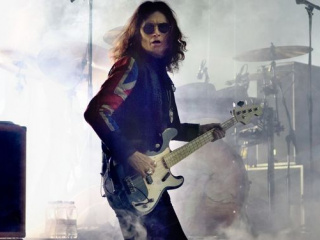
#> input picture Lab8/Hughes.jpg, 320 x 240 px
$ python LR_8_task_5.py
#> lines starting #> are read from the running program, lines starting #| are printed output that depends on the picture
import cv2 as cv
from matplotlib import pyplot as plt

img = cv.imread('Hughes.jpg',0)
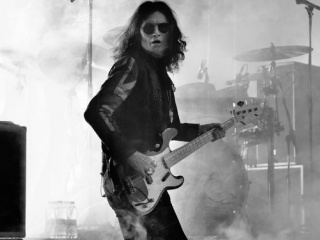
#> img: shape (240, 320); min 0, max 255, mean 152.1
img2 = img.copy()
template = cv.imread('Hughes_fase.jpg',0)
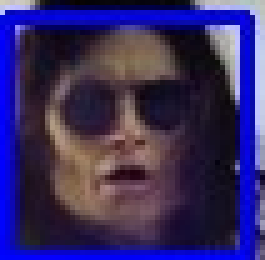
#> input picture Lab8/Hughes_fase.jpg, 53 x 52 px (shown 5 times larger)
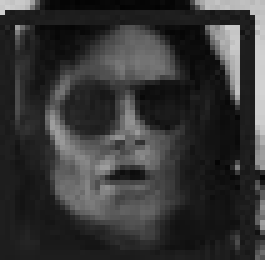
#> template: shape (52, 53) (shown 5 times larger); min 3, max 211, mean 53.7

w, h = template.shape[::-1]
#> w = 53; h = 52

methods = ['cv.TM_CCOEFF', 'cv.TM_CCOEFF_NORMED', 'cv.TM_CCORR',
'cv.TM_CCORR_NORMED', 'cv.TM_SQDIFF', 'cv.TM_SQDIFF_NORMED']
for meth in methods:
    img = img2.copy()
    method = eval(meth)

    res = cv.matchTemplate(img,template,method)
    min_val, max_val, min_loc, max_loc = cv.minMaxLoc(res)

    if method in [cv.TM_SQDIFF, cv.TM_SQDIFF_NORMED]:
        top_left = min_loc
    else:
        top_left = max_loc
    bottom_right = (top_left[0] + w, top_left[1] + h)
    cv.rectangle(img,top_left, bottom_right, 255, 2)

    plt.subplot(121),plt.imshow(res,cmap = 'gray')
    plt.title('Matching Result'), plt.xticks([]), plt.yticks([])
    plt.subplot(122),plt.imshow(img,cmap = 'gray')
    plt.title('Detected Point'), plt.xticks([]), plt.yticks([])
    plt.suptitle(meth)
    plt.show()
#> this loop made 6 passes
#> (min_val, max_val, min_loc, top_left, bottom_right) on passes 1 to 4: (-3586721.5, 5234111, (51, 119), (131, 7), (184, 59)), (-0.438, 0.763, (51, 122), (131, 7), (184, 59)), (4894296, 36531272, (117, 77), (27, 148), (80, 200)), (0.369, 0.899, (91, 109), (131, 7), (184, 59))
#> (min_val, max_val, max_loc, top_left, bottom_right) on passes 5 to 6: (3624466, 108892800, (30, 138), (131, 7), (184, 59)), (0.226, 1, (0, 0), (131, 7), (184, 59))
#> pass 1, `res = cv.matchTemplate(img,template,method)`:
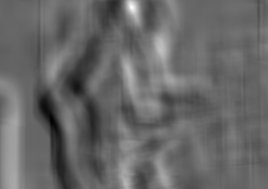
#> res: shape (189, 268) float32; min -3586721.5, max 5234111, mean 17844.4; drawn with min black and max white
#> pass 1, `plt.show()`:
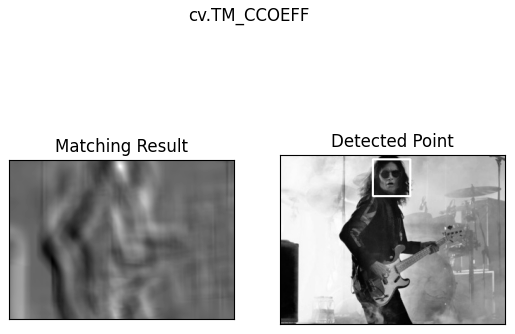
#> figure drawn by matplotlib, 2 panels
#> pass 3, `res = cv.matchTemplate(img,template,method)`:
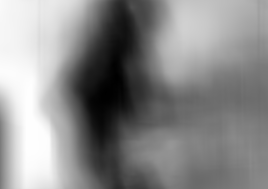
#> res: shape (189, 268) float32; min 4894296, max 36531272, mean 22093064; drawn with min black and max white
#> after the loop:
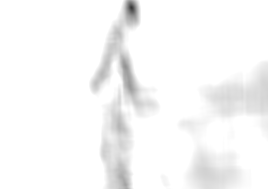
#> res: shape (189, 268) float32; min 0.226, max 1, mean 0.972
